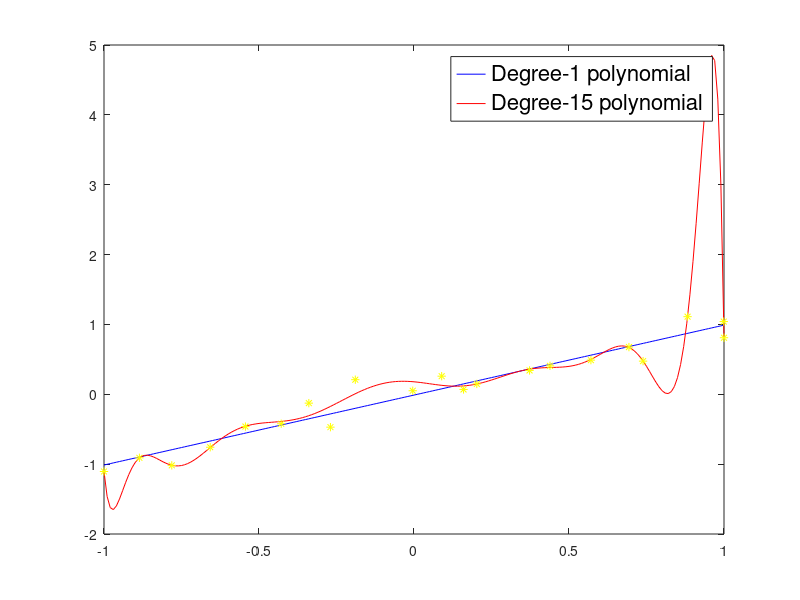

The MATLAB script that drew this image:
%4. Write a code to use QR least squares to solve the linear regression with polynomial functions. An
%incomplete sample code QRLS poly.m is provided. Submit your code and the plotted graph. You will
%see over-fitting of the high-degree polynomial regression. (If you cannot see it, run the code again.)

function QRLS_poly

% Generate Data
x=[-1:0.1:1]';
m=length(x);   % We have m=21.
x(2:end-1,1)=x(2:end-1,1)+0.1*rand(m-2,1);
y=x+0.2*randn(m,1);

%Use polynomial of degree 1 for regression.
deg=1;
n=deg+1;  % we have deg+1 basis functions.
[c1]=QR_LS_poly(x,y,n);

% Use polynomial of degree 8 for regression.
deg=15;
n=deg+1;
[c15]=QR_LS_poly(x,y,n);

% Plot the results.
xt=[-1:0.01:1]';
% Plot degree-1 polynomial regression in blue.
c=c1;
for i=1:length(xt)
    yt(i,1)=0;
    for j=1:length(c)
        yt(i,1)=yt(i,1)+c(j)*(xt(i,1))^(j-1);
    end
end
plot(xt,yt,'b');
hold on;
% Plot degree-15 polynomial regression in red.
c=c15;
for i=1:length(xt)
    yt(i,1)=0;
    for j=1:length(c)
        yt(i,1)=yt(i,1)+c(j)*(xt(i,1))^(j-1);
    end
end
plot(xt,yt,'r');
hold on;
plot(x,y,'y*');
legend({'Degree-1 polynomial','Degree-15 polynomial'},'FontSize',16)
%axis ([-2 2 -2 2])
hold off

%%%%%%%%%%%%%%%%%%%%%%%%%%%%%%%%%%
%%% Complete the following function to compute coefficients via QR Least square.
%%%%%%%%%%%%%%%%%%%%%%%%%%%%%%%%%%%%
function c=QR_LS_poly(x,y,n)   % n == degree of polynomial
    % Generate A.
    m=length(x);
    for i=1:m
        for j=1:n
            %%%%%%%%%%%%%%
            % Complete the line to compute A(i,j)
            A(i,j)= x(i,1)^(j-1);
            %%%%%%%%%%%%%%
        end
    end
    
    % Solve the least squares min||Ac-y||_2^2 via QR decomposition.
    [Q,R]=ModifiedGramSchmidt(A);
    %%%%%%%%%%%%%%%%%%%%%%%%
    %%% Write or paste your code of back-substitution for solving R*c=Q^T*y. The answer is stored in c. 
    c = Q'*y;
    for i = n:-1:1
        c(i) = (c(i)-R(i,i+1:n)*c(i+1:n))/R(i,i);
    end
    %%%%%%%%%%%%%%%%%%%%%%%  
end

%%% Paste your modified Gram-Schmidt subroutine in gs_qr.m in Homework 3.
function [Q,R]=ModifiedGramSchmidt(A)
    [m,n]=size(A);
    Q=A;
    R=zeros(n,n);
    for k=1:n
        %%%%%%%%%%%%%%%%%%%%%%%
        % Add lines for modified Gram-Schmidt
        for i=1:k-1
            R(i,k) = Q(:,i)' * Q(:,k);
            Q(:,k) = Q(:,k) - R(i,k) * Q(:,i);
        end
        R(k,k) = norm(Q(:,k),2);
        Q(:,k) = Q(:,k) / R(k,k);
    end
end
end